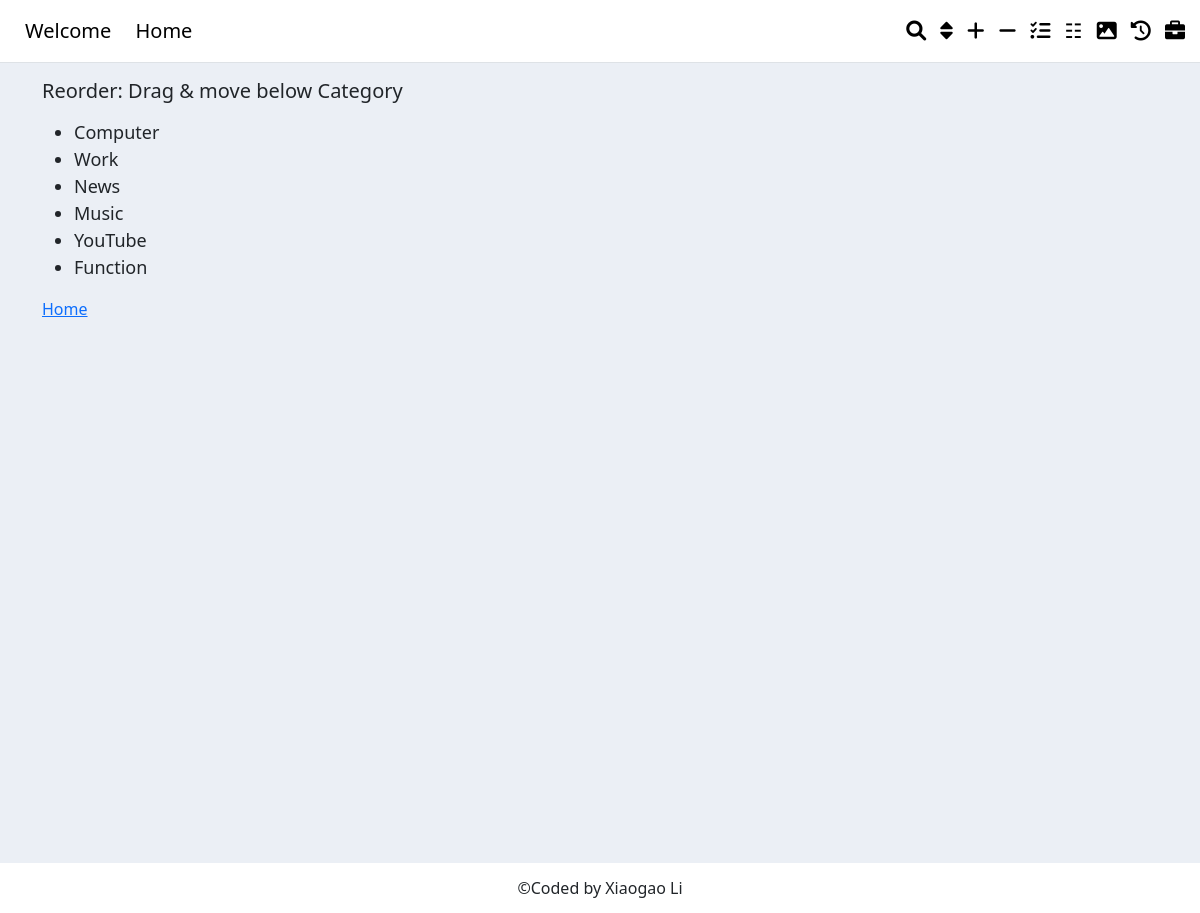
The page /reorder_categories/ on the database its author committed.
### websites/models.py (models this page shows, shortened)
class IndexCategory(models.Model):
    category_name = models.CharField(max_length=1028, null=True)
    category_order_num = models.IntegerField(default=99, null=True)

### websites/views.py (the view, shortened to what this page needs)
# urls.py: path('reorder_categories/', reorder_categories, name='reorder_categories'),
def reorder_categories(request):
    categories = IndexCategory.objects.all().order_by('category_order_num')
    return render(request, 'websites/reorder_categories.html', {'categories': categories})

### websites/templates/websites/reorder_categories.html (shortened to what this page needs)
{% extends 'base.html' %}
{% load static %}
{% block content %}
<body>
<div class="container">
<h5>Reorder: Drag & move below Category</h5>
    <ul id="sortable-list">
        {% for category in categories %}
            <li data-category-id="{{ category.id }}" style="font-size:18px">{{ category.category_name }}</li>
        {% endfor %}
    </ul>
<a href="/">Home</a>
</div>
</body>
{% endblock content %}

### rows shown on the page
IndexCategory: category_name "Computer"
IndexCategory: category_name "Work"
IndexCategory: category_name "News"
IndexCategory: category_name "Music"
IndexCategory: category_name "YouTube"
IndexCategory: category_name "Function"
